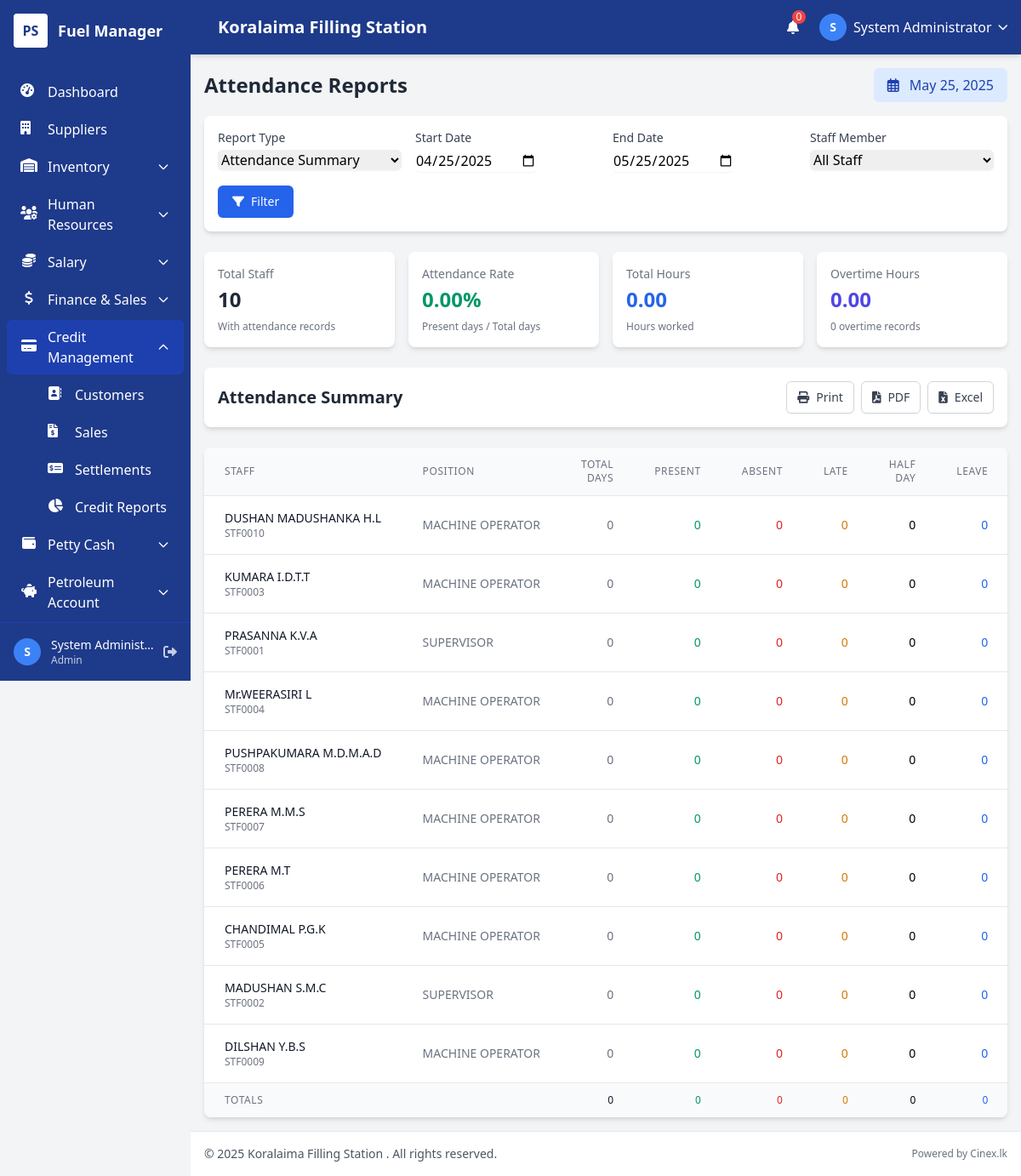
The page /reports/attendance_reports.php (signed in) on the database its author committed.
### tables this page shows
CREATE TABLE `users` (
  `user_id` int(11) NOT NULL AUTO_INCREMENT,
  `username` varchar(50) NOT NULL,
  `password` varchar(255) NOT NULL,
  `full_name` varchar(100) NOT NULL,
  `email` varchar(100) NOT NULL,
  `role` enum('admin','manager','cashier','attendant') NOT NULL,
  `status` enum('active','inactive') DEFAULT 'active',
  `created_at` timestamp NULL DEFAULT current_timestamp(),
  `updated_at` timestamp NULL DEFAULT current_timestamp() ON UPDATE current_timestamp(),
  PRIMARY KEY (`user_id`),
  UNIQUE KEY `username` (`username`),
  UNIQUE KEY `email` (`email`)
);

CREATE TABLE `staff` (
  `staff_id` int(11) NOT NULL AUTO_INCREMENT,
  `user_id` int(11) DEFAULT NULL,
  `staff_code` varchar(20) NOT NULL,
  `first_name` varchar(50) NOT NULL,
  `last_name` varchar(50) NOT NULL,
  `gender` enum('male','female','other') NOT NULL,
  `date_of_birth` date DEFAULT NULL,
  `hire_date` date NOT NULL,
  `position` varchar(50) NOT NULL,
  `department` varchar(50) DEFAULT NULL,
  `phone` varchar(20) NOT NULL,
  `email` varchar(100) DEFAULT NULL,
  `address` text DEFAULT NULL,
  `status` enum('active','inactive','on_leave','terminated') DEFAULT 'active',
  `emergency_contact_name` varchar(100) DEFAULT NULL,
  `emergency_contact_phone` varchar(20) DEFAULT NULL,
  `notes` text DEFAULT NULL,
  `created_at` timestamp NULL DEFAULT current_timestamp(),
  `updated_at` timestamp NULL DEFAULT current_timestamp() ON UPDATE current_timestamp(),
  PRIMARY KEY (`staff_id`),
  UNIQUE KEY `staff_code` (`staff_code`),
  KEY `user_id` (`user_id`),
  CONSTRAINT `staff_ibfk_1` FOREIGN KEY (`user_id`) REFERENCES `users` (`user_id`)
);

### reports/attendance_reports.php (the view, shortened to what the rows shown need)
<?php
$page_title = "Attendance Reports";
require_once '../includes/header.php';
require_once '../includes/db.php';
$report_type = isset($_GET['type']) ? $_GET['type'] : 'summary';
$start_date = isset($_GET['start_date']) ? $_GET['start_date'] : date('Y-m-d', strtotime('-30 days'));
$end_date = isset($_GET['end_date']) ? $_GET['end_date'] : date('Y-m-d');
$staff_id = isset($_GET['staff_id']) ? $_GET['staff_id'] : null;
function getAttendanceSummary($conn, $start_date, $end_date, $staff_id = null) {
    $sql = "SELECT
                s.staff_id,
                s.staff_code,
                s.first_name,
                s.last_name,
                s.position,
                COUNT(DISTINCT ar.attendance_date) as attendance_days,
                SUM(CASE WHEN ar.status = 'present' THEN 1 ELSE 0 END) as present_days,
                SUM(CASE WHEN ar.status = 'absent' THEN 1 ELSE 0 END) as absent_days,
                SUM(CASE WHEN ar.status = 'late' THEN 1 ELSE 0 END) as late_days,
                SUM(CASE WHEN ar.status = 'half_day' THEN 1 ELSE 0 END) as half_days,
                SUM(CASE WHEN ar.status = 'leave' THEN 1 ELSE 0 END) as leave_days,
                SUM(ar.hours_worked) as total_hours,
                COUNT(or1.overtime_id) as overtime_count,
                SUM(or1.overtime_hours) as overtime_hours
            FROM
                staff s
                LEFT JOIN attendance_records ar ON s.staff_id = ar.staff_id
                    AND ar.attendance_date BETWEEN ? AND ?
                LEFT JOIN overtime_records or1 ON ar.attendance_id = or1.attendance_id
            WHERE
                s.status = 'active'";
    $sql .= " GROUP BY s.staff_id
              ORDER BY s.last_name, s.first_name";
    if ($staff_id) {
        $stmt = $conn->prepare($sql);
        $stmt->bind_param("ssi", $start_date, $end_date, $staff_id);
    } else {
        $stmt = $conn->prepare($sql);
        $stmt->bind_param("ss", $start_date, $end_date);
    }
    $stmt->execute();
    $result = $stmt->get_result();
    $data = [];
    while ($row = $result->fetch_assoc()) {
        $data[] = $row;
    }
    return $data;
}
function safeSumColumn($data, $column) {
    return array_sum(array_map(function($row) use ($column) {
        return $row[$column] ?? 0;
    }, $data));
}
$report_data = [];
$report_title = "";
switch ($report_type) {
    case 'summary':
    default:
        $report_data = getAttendanceSummary($conn, $start_date, $end_date, $staff_id);
        $report_title = "Attendance Summary";
        break;
}
$summary_totals = [];
if ($report_type === 'summary') {
    $summary_totals = [
        'staff_count' => count($report_data),
        'attendance_days' => safeSumColumn($report_data, 'attendance_days'),
        'present_days' => safeSumColumn($report_data, 'present_days'),
        'absent_days' => safeSumColumn($report_data, 'absent_days'),
        'late_days' => safeSumColumn($report_data, 'late_days'),
        'half_days' => safeSumColumn($report_data, 'half_days'),
        'leave_days' => safeSumColumn($report_data, 'leave_days'),
        'total_hours' => safeSumColumn($report_data, 'total_hours'),
        'overtime_count' => safeSumColumn($report_data, 'overtime_count'),
        'overtime_hours' => safeSumColumn($report_data, 'overtime_hours')
    ];
}
?>
<div class="grid grid-cols-1 md:grid-cols-2 lg:grid-cols-4 gap-4 mb-6">
    <?php if ($report_type === 'summary'): ?>
        <div class="bg-white rounded-lg shadow-md p-4">
            <div class="text-sm font-medium text-gray-500 mb-1">Total Staff</div>
            <div class="text-2xl font-bold text-gray-800"><?= number_format($summary_totals['staff_count'] ?? 0) ?></div>
            <div class="mt-2 text-xs text-gray-500">With attendance records</div>
        </div>
        <div class="bg-white rounded-lg shadow-md p-4">
            <div class="text-sm font-medium text-gray-500 mb-1">Attendance Rate</div>
            <div class="text-2xl font-bold text-green-600">
                <?php
                $attendance_rate = 0;
                echo number_format($attendance_rate, 2) . '%';
                ?>
            </div>
            <div class="mt-2 text-xs text-gray-500">Present days / Total days</div>
        </div>
        <div class="bg-white rounded-lg shadow-md p-4">
            <div class="text-sm font-medium text-gray-500 mb-1">Total Hours</div>
            <div class="text-2xl font-bold text-blue-600"><?= number_format($summary_totals['total_hours'] ?? 0, 2) ?></div>
            <div class="mt-2 text-xs text-gray-500">Hours worked</div>
        </div>
        <div class="bg-white rounded-lg shadow-md p-4">
            <div class="text-sm font-medium text-gray-500 mb-1">Overtime Hours</div>
            <div class="text-2xl font-bold text-indigo-600"><?= number_format($summary_totals['overtime_hours'] ?? 0, 2) ?></div>
            <div class="mt-2 text-xs text-gray-500"><?= number_format($summary_totals['overtime_count'] ?? 0) ?> overtime records</div>
        </div>
    <?php endif; ?>
</div>
<div class="bg-white rounded-lg shadow-md p-4 mb-6">
    <div class="flex flex-col md:flex-row justify-between items-center">
        <h2 class="text-xl font-bold text-gray-800 mb-4 md:mb-0"><?= $report_title ?></h2>
    </div>
</div>
<div class="bg-white rounded-lg shadow-md overflow-hidden" id="report-content">
    <?php if (empty($report_data)): ?>
        <div class="p-4 text-center text-gray-500">
            <i class="fas fa-info-circle text-blue-500 text-2xl mb-2"></i>
            <p>No data found for the selected criteria.</p>
        </div>
    <?php elseif ($report_type === 'summary'): ?>
        <div class="overflow-x-auto">
            <table class="min-w-full divide-y divide-gray-200">
                <thead class="bg-gray-50">
                    <tr>
                        <th scope="col" class="px-6 py-3 text-left text-xs font-medium text-gray-500 uppercase tracking-wider">Staff</th>
                        <th scope="col" class="px-6 py-3 text-left text-xs font-medium text-gray-500 uppercase tracking-wider">Position</th>
                        <th scope="col" class="px-6 py-3 text-right text-xs font-medium text-gray-500 uppercase tracking-wider">Total Days</th>
                        <th scope="col" class="px-6 py-3 text-right text-xs font-medium text-gray-500 uppercase tracking-wider">Present</th>
                        <th scope="col" class="px-6 py-3 text-right text-xs font-medium text-gray-500 uppercase tracking-wider">Absent</th>
                        <th scope="col" class="px-6 py-3 text-right text-xs font-medium text-gray-500 uppercase tracking-wider">Late</th>
                        <th scope="col" class="px-6 py-3 text-right text-xs font-medium text-gray-500 uppercase tracking-wider">Half Day</th>
                        <th scope="col" class="px-6 py-3 text-right text-xs font-medium text-gray-500 uppercase tracking-wider">Leave</th>
                    </tr>
                </thead>
                <tbody class="bg-white divide-y divide-gray-200">
                    <?php foreach ($report_data as $row):
                    ?>
                        <tr>
                            <td class="px-6 py-4 whitespace-nowrap">
                                <div class="text-sm font-medium text-gray-900"><?= htmlspecialchars($row['first_name'] . ' ' . $row['last_name']) ?></div>
                                <div class="text-xs text-gray-500"><?= htmlspecialchars($row['staff_code']) ?></div>
                            </td>
                            <td class="px-6 py-4 whitespace-nowrap text-sm text-gray-500">
                                <?= htmlspecialchars($row['position']) ?>
                            </td>
                            <td class="px-6 py-4 whitespace-nowrap text-right text-sm text-gray-500">
                                <?= number_format($row['attendance_days'] ?? 0) ?>
                            </td>
                            <td class="px-6 py-4 whitespace-nowrap text-right text-sm text-green-600">
                                <?= number_format($row['present_days'] ?? 0) ?>
                            </td>
                            <td class="px-6 py-4 whitespace-nowrap text-right text-sm text-red-600">
                                <?= number_format($row['absent_days'] ?? 0) ?>
                            </td>
                            <td class="px-6 py-4 whitespace-nowrap text-right text-sm text-yellow-600">
                                <?= number_format($row['late_days'] ?? 0) ?>
                            </td>
                            <td class="px-6 py-4 whitespace-nowrap text-right text-sm text-orange-600">
                                <?= number_format($row['half_days'] ?? 0) ?>
                            </td>
                            <td class="px-6 py-4 whitespace-nowrap text-right text-sm text-blue-600">
                                <?= number_format($row['leave_days'] ?? 0) ?>
                            </td>
                        </tr>
                    <?php endforeach; ?>
                </tbody>
                <tfoot class="bg-gray-50">
                    <tr>
                        <th scope="row" colspan="2" class="px-6 py-3 text-left text-xs font-medium text-gray-500 uppercase tracking-wider">Totals</th>
                    </tr>
                </tfoot>
            </table>
        </div>
    <?php endif; ?>
</div>
<?php
require_once '../includes/footer.php';
?>

### includes/header.php (shortened to what the rows shown need)
<?php
$current_page = basename($_SERVER['PHP_SELF']);
$user_data = null;
if (isset($_SESSION['user_id'])) {
    require_once __DIR__ . '/db.php';
    $stmt = $conn->prepare("SELECT user_id, username, full_name, role FROM users WHERE user_id = ?");
    $stmt->bind_param("i", $_SESSION['user_id']);
    $stmt->execute();
    $result = $stmt->get_result();
    $user_data = $result->fetch_assoc();
}
?>
<!DOCTYPE html>
<html lang="en">
<head>
    <link href="https://cdn.jsdelivr.net/npm/tailwindcss@2.2.19/dist/tailwind.min.css" rel="stylesheet">
    <link rel="stylesheet" href="https://cdnjs.cloudflare.com/ajax/libs/font-awesome/6.0.0/css/all.min.css">
</head>
<body class="bg-gray-100">
    <?php if ($current_page != 'login.php'): ?>
    <div class="min-h-screen">
        <div id="main-content-wrapper">
            <header class="bg-header shadow-md z-20 sticky top-0 main-header">
                <div class="flex justify-between items-center h-16 px-4">
                    <div class="flex items-center space-x-4">
                        <?php if ($user_data): ?>
                        <div class="relative">
                            <button id="user-menu-button" class="flex items-center space-x-2 text-white focus:outline-none">
                                <div class="w-8 h-8 rounded-full bg-secondary flex items-center justify-center">
                                    <?php
                                    $initials = 'S';
                                    if (isset($user_data['full_name'])) {
                                        $name_parts = explode(' ', $user_data['full_name']);
                                        $initials = strtoupper(substr($name_parts[0], 0, 1));
                                        if (count($name_parts) > 1) {
                                            $initials = strtoupper(substr($name_parts[0], 0, 1));
                                        }
                                    }
                                    ?>
                                    <span class="text-sm font-bold"><?= $initials ?></span>
                                </div>
                                <span class="hidden md:inline"><?= htmlspecialchars($user_data['full_name']) ?></span>
                                <i class="fas fa-chevron-down text-xs"></i>
                            </button>
                        </div>
                        <?php endif; ?>
                    </div>
                </div>
            </header>
            <main class="p-4">
                <?php if (isset($page_title)): ?>
                <div class="flex flex-col md:flex-row justify-between items-start md:items-center mb-4">
                    <div>
                        <h1 class="text-2xl font-bold text-gray-800"><?= htmlspecialchars($page_title) ?></h1>
                    </div>
                </div>
                <?php endif; ?>
    <?php endif; ?>

### rows shown on the page
users: full_name "S", full_name "System Administrator"
staff: staff_id "10", first_name+last_name "DUSHAN MADUSHANKA H.L", staff_code "STF0010", position "MACHINE OPERATOR", attendance_days "0", present_days "0", absent_days "0", late_days "0", half_days "0", leave_days "0"
staff: first_name+last_name "KUMARA I.D.T.T", staff_code "STF0003", position "MACHINE OPERATOR", attendance_days "0", present_days "0", absent_days "0", late_days "0", half_days "0", leave_days "0"
staff: first_name+last_name "PRASANNA K.V.A", staff_code "STF0001", position "SUPERVISOR", attendance_days "0", present_days "0", absent_days "0", late_days "0", half_days "0", leave_days "0"
staff: first_name+last_name "Mr.WEERASIRI L", staff_code "STF0004", position "MACHINE OPERATOR", attendance_days "0", present_days "0", absent_days "0", late_days "0", half_days "0", leave_days "0"
staff: first_name+last_name "PUSHPAKUMARA M.D.M.A.D", staff_code "STF0008", position "MACHINE OPERATOR", attendance_days "0", present_days "0", absent_days "0", late_days "0", half_days "0", leave_days "0"
staff: first_name+last_name "PERERA M.M.S", staff_code "STF0007", position "MACHINE OPERATOR", attendance_days "0", present_days "0", absent_days "0", late_days "0", half_days "0", leave_days "0"
staff: first_name+last_name "PERERA M.T", staff_code "STF0006", position "MACHINE OPERATOR", attendance_days "0", present_days "0", absent_days "0", late_days "0", half_days "0", leave_days "0"
staff: first_name+last_name "CHANDIMAL P.G.K", staff_code "STF0005", position "MACHINE OPERATOR", attendance_days "0", present_days "0", absent_days "0", late_days "0", half_days "0", leave_days "0"
staff: first_name+last_name "MADUSHAN S.M.C", staff_code "STF0002", position "SUPERVISOR", attendance_days "0", present_days "0", absent_days "0", late_days "0", half_days "0", leave_days "0"
staff: first_name+last_name "DILSHAN Y.B.S", staff_code "STF0009", position "MACHINE OPERATOR", attendance_days "0", present_days "0", absent_days "0", late_days "0", half_days "0", leave_days "0"

### other values the page prints
$text "Dashboard Suppliers Customers Sales Settlements Credit Reports"
substr($_SESSION['full_name'] ?? 'U', 0, 1) "S"
$_SESSION['full_name'] "System Administ…"
$_SESSION['role'] "Admin"
$company_name "Koralaima Filling Station"
$page_title "Attendance Reports"
$attendance_rate "0.00"
$summary_totals['total_hours'] "0.00"
$summary_totals['overtime_hours'] "0.00"
$summary_totals['overtime_count'] "0"
$report_title "Attendance Summary"
$summary_totals['attendance_days'] "0"
$summary_totals['present_days'] "0"
$summary_totals['absent_days'] "0"
$summary_totals['late_days'] "0"
